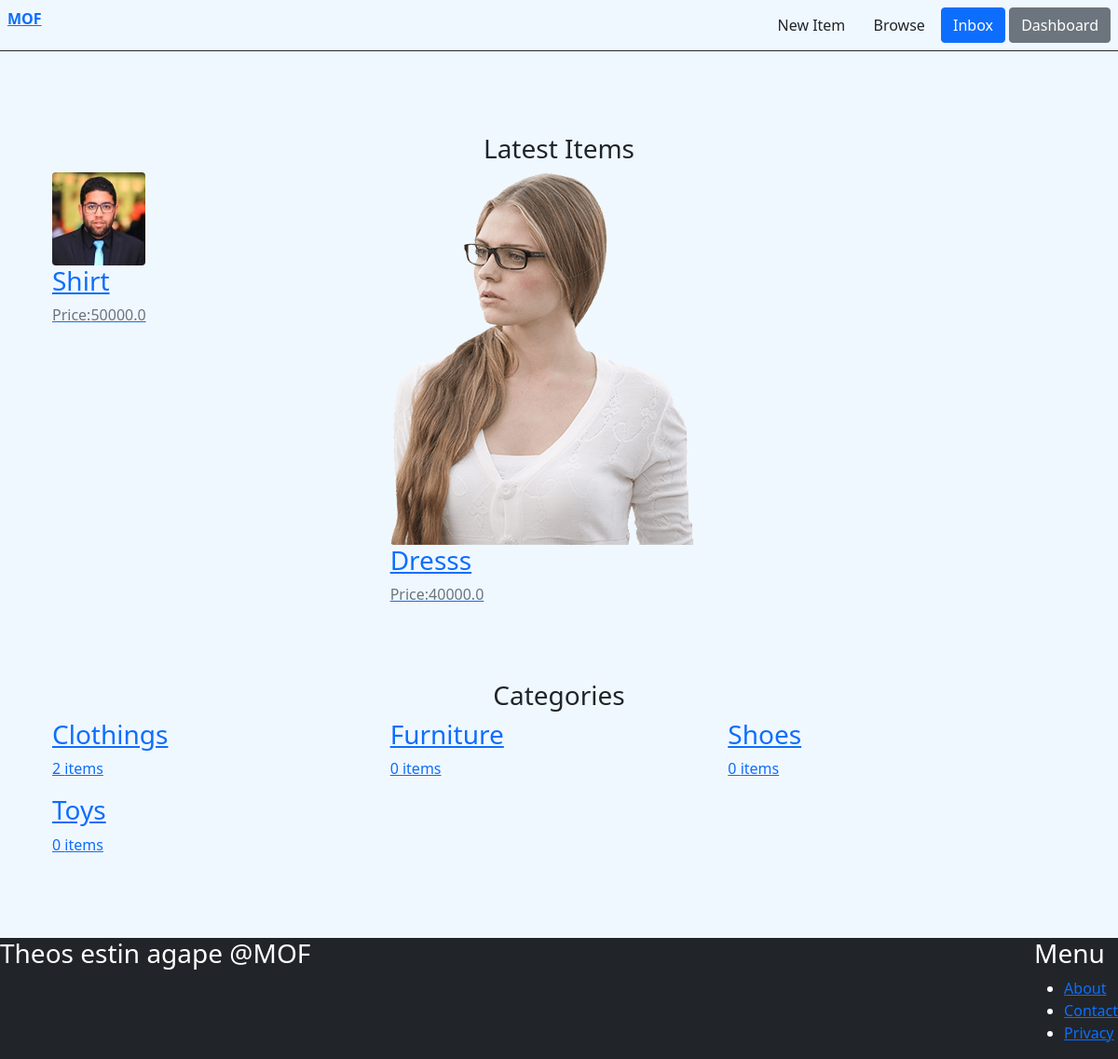
Screenshot of / (signed in) with the database file from the repository.
### items/models.py (models this page shows, shortened)
class Item(models.Model):
  category=models.ForeignKey(Category,related_name='items', on_delete=models.CASCADE)
  name=models.CharField(max_length=255)
  description=models.TextField(blank=True,null=True)
  price=models.FloatField()
  image=models.ImageField(upload_to='images',blank=True,null=True)
  is_sold=models.BooleanField(default=False)
  created_by=models.ForeignKey(User, related_name='items', on_delete=models.CASCADE)
  created_at=models.DateTimeField(auto_now_add=True)

class Category(models.Model):
  name=models.CharField(max_length=255)
  class Meta:
    ordering=('name',)
    verbose_name_plural='Categories'

### core/views.py (the view)
# urls.py: path('',views.index,name='index'),
def index(request):
  items=Item.objects.filter(is_sold=False)[0:6]
  categories=Category.objects.all()
  return render(request,'core/index.html',{'items':items,'categories':categories})

### core/templates/core/index.html (shortened to what this page needs)
{% extends "core/base.html" %}
{% block content  %}
<div class='mt-3 px-2 py-4 rounded'>
<h3 class='mb-2 text-center'>Latest Items</h3>
<div class='row'>
  <div class='row'>
    {% for item in items  %}
    <div class='col-md-4'>
       <a href='{% url "items:detail" item.id%}'>
        <div>
          <img class='image-fluid rounded'src="{{item.image.url}}"/>
        </div>
        <div>
           <h3>{{item.name}}</h3>
          <p class='text-muted'>Price:{{item.price}}</p>
        </div>
       </a>
    </div>
      {% endfor %}
  </div>
</div>
</div>
<div class='mt-3 px-2 py-4 rounded'>
<h3 class='mb-2 text-center'>Categories</h3>
<div class='row'>
  <div class='row'>
    {% for category in categories  %}
    <div class='col-md-4'>
       <a href='#'>
        <div>
           <h3>{{category.name}}</h3>
          <p>{{category.items.count}} items</p>
        </div>
       </a>
    </div>
      {% endfor %}
  </div>
</div>
</div>
{% endblock  %}

### rows the page displays
Item: image (placeholder picture), name "Shirt", price "50000.0"
Item: image (picture), name "Dresss", price "40000.0"
Category: name "Clothings", items.count "2"
Category: name "Furniture", items.count "0"
Category: name "Shoes", items.count "0"
Category: name "Toys", items.count "0"
